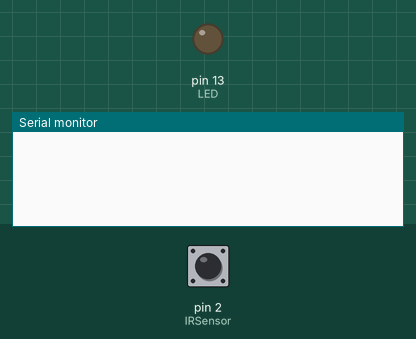
A sketch run on a simulated Arduino Uno, built with avr-gcc and run on an emulated ATmega328P. Shown: output pins drawn as LEDs (lit = HIGH), the last lines printed to the serial monitor. Inputs (shaded band) come from the test bench; at power-on: pin 2 (IRSensor) HIGH.

Above: at 1.2 s.
1.3 s: pin 2 (IRSensor) driven LOW
At 2.3 s:
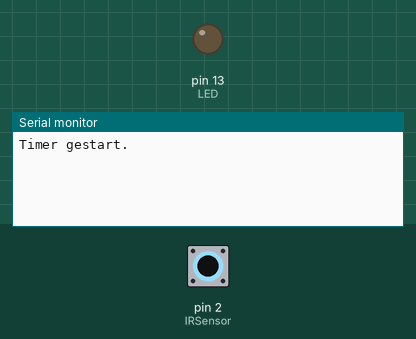
2.8 s: pin 2 (IRSensor) pulsed HIGH 2 times (0.12 s each, 0.3 s apart)
At 4.3 s:
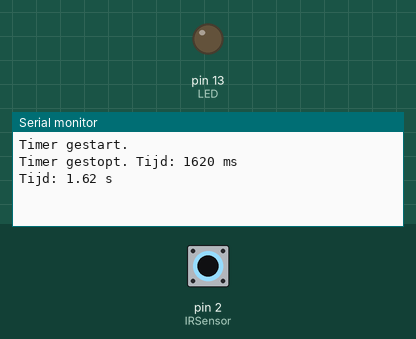

The sketch:

IR_Proximity_sensor_test.ino
```cpp
// --- Pin- en hardwaredefinities ---
const int IRSensor = 2;     // IR-sensor aangesloten op digitale pin D2
const int LED = 13;         // Onboard LED op pin 13

// --- Fysische constanten (voor latere berekeningen indien nodig) ---
const float m = 0.05;       // Massa in kg (niet gebruikt in deze code, maar voorbereid)
const float g = 9.81;       // Zwaartekrachtversnelling in m/s²

// --- Variabelen voor tijdsmeting ---
unsigned long startTime = 0;     // Tijdstip wanneer het object de sensor passeert (start)
unsigned long endTime = 0;       // Tijdstip wanneer het object opnieuw passeert (stop)
bool timerRunning = false;       // Geeft aan of de timer actief is
int lastSensorState = HIGH;      // Vorige toestand van de IR-sensor (om veranderingen te detecteren)

void setup() {
  Serial.begin(115200);          // Start seriële communicatie voor debug
  pinMode(IRSensor, INPUT);      // Zet IR-sensor pin als input
  pinMode(LED, OUTPUT);          // Zet LED pin als output
}

void loop() {
  int sensorStatus = digitalRead(IRSensor);  // Lees de huidige status van de IR-sensor

  // Zet de LED uit als standaard
  digitalWrite(LED, LOW);

  // Detecteer overgang van object (van HIGH naar LOW)
  if (sensorStatus == LOW && lastSensorState == HIGH) {
    if (!timerRunning) {
      // Eerste detectie → start timer
      startTime = millis();
      timerRunning = true;
      Serial.println("Timer gestart.");
    } else {
      // Tweede detectie → stop timer en bereken tijdsduur
      endTime = millis();
      timerRunning = false;

      // Bereken tijd in milliseconden en seconden
      unsigned long duration = endTime - startTime;
      float t = duration / 1000.0;

      // Toon resultaten via seriële monitor om beter te testen
      Serial.print("Timer gestopt. Tijd: ");
      Serial.print(duration);
      Serial.println(" ms");

      Serial.print("Tijd: ");
      Serial.print(t);
      Serial.println(" s");
    }

    // Debounce delay: voorkomt dubbele metingen
    delay(300);
  }

  // Sla huidige sensorstatus op voor volgende vergelijking
  lastSensorState = sensorStatus;
}
```

Measured:
- after the input at 1.3 s, the serial monitor: prints a new line at once (image 1)
- after the input at 2.8 s, the serial monitor: prints a new line after 0.12 s (image 2)
